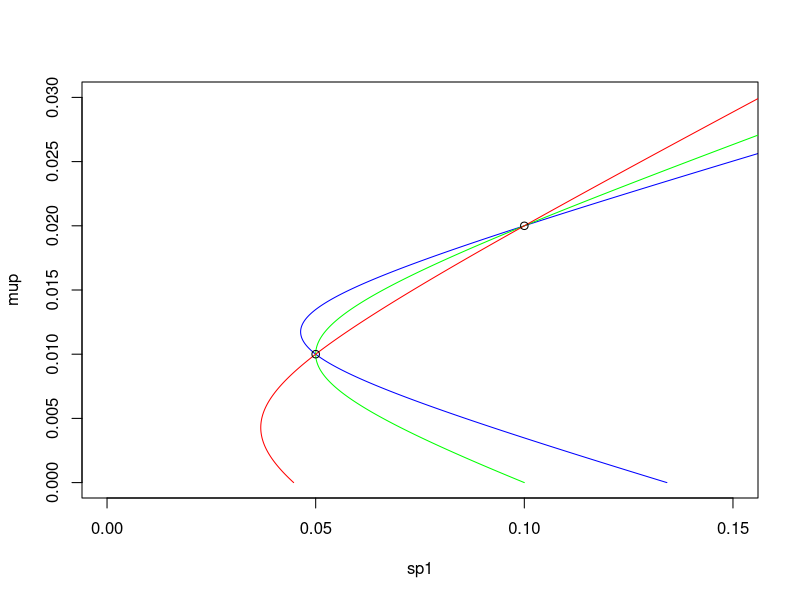

Generate this figure with R:
## ---- chunk 1
# Premier actif, moyenne élevée, risque élevé
mu1 = 0.02; s1 = 0.10;
# Deuxième actif, plus sécure, moyenne moins élevée
mu2 = 0.01; s2 = 0.05;
# Trois valeurs possibles pour la corrélation
rho1 = 0.1; rho2 = 0.5; rho3 = 0.9
omega1 = seq(-1,2,by=0.001); omega2 = 1-omega1
mup = omega1*mu1 + omega2*mu2
s2p1 = omega1^2*s1^2 + 2*omega1*omega2*rho1*s1*s2 + omega2^2*s2^2
sp1 = sqrt(s2p1)
s2p2 = omega1^2*s1^2 + 2*omega1*omega2*rho2*s1*s2 + omega2^2*s2^2
sp2 = sqrt(s2p2)
s2p3 = omega1^2*s1^2 + 2*omega1*omega2*rho3*s1*s2 + omega2^2*s2^2
sp3 = sqrt(s2p3)
## ---- chunk 2
plot(sp1, mup, type='l', xlim=c(0,0.15), col='blue')
lines(sp2, mup, type='l', xlim=c(0,0.15), col='green')
lines(sp3, mup, type='l', xlim=c(0,0.15), col='red')
points(c(s1,s2), c(mu1,mu2))
